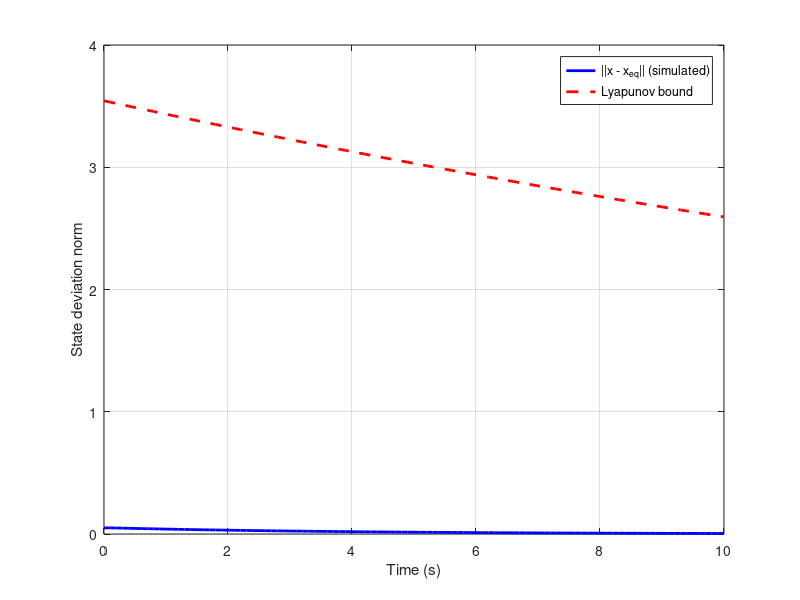
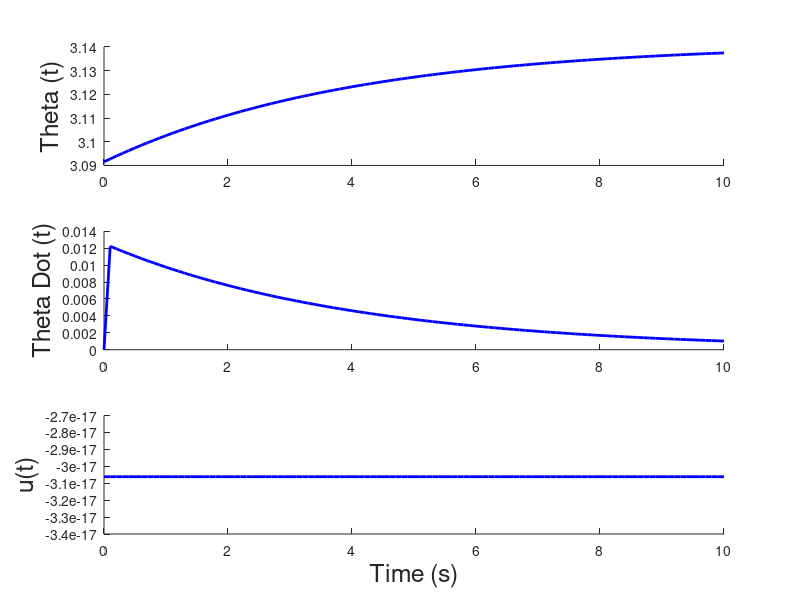

Recreate these plots in MATLAB, in order.
function nonlinear_sim()
    %% Initialize the simulation variables
    t0 = 0; % initial time
    dt = 0.1; % time step
    tf = 10.0; % final time
        
    % Set the control input functions
    % From 2.3d, T(t) = b*theta_dot - mgl*sin(t)
    g = 9.8;
    m = 1/9.8;
    l = 0.25;
    b = 1;
    u = @(t, x) b*0 - m*g*l*sin(pi);  

    % Define the equilibrium states
    xeq = [pi; 0];
    ueq = b*0 - m*g*l*sin(pi);

    % Set the starting points
    x0 = [-0.05; 0] + xeq; % State associated with theta = pi - 0.05, thetad = 0

    %% Simulate and plot the system using ode
    % Simulate the system
    [tvec, xvec] = matlabOde45(x0, t0, dt, tf, u);
    uvec = getControlVector(tvec, xvec, u);

    % Compute Lyapunov-based bound (using linearized system results)
    % Define P (from solving Lyapunov equation for A,B around equilibrium)
    A = [0, 1; -g/2, -b/(m*l^2)];
    Q = eye(2);
    P = lyap(A', Q);

    Pvals = eig(P);
    Qvals = eig(Q);
    Pmin = min(Pvals);
    mu = -min(Qvals)/max(Pvals);    
    xeq = [pi; 0];

    % Compute initial Lyapunov function
    delta_x0 = x0 - xeq;
    V0 = delta_x0' * P * delta_x0;

    % Minimum eigenvalue of P
    Pmin = min(eig(P));

    % Compute bound
    convergence_bound = (1/Pmin) * V0 * exp(mu * (tvec - t0));
    bound_on_norm = sqrt(convergence_bound);

    %% Plot actual deviation norm vs. bound
    delta_xvec = xvec - xeq;
    delta_norm = sqrt(sum(delta_xvec.^2,1));

    figure;
    plot(tvec, delta_norm, 'b', 'LineWidth', 2); hold on;
    plot(tvec, bound_on_norm, 'r--', 'LineWidth', 2);
    legend('||x - x_{eq}|| (simulated)', 'Lyapunov bound');
    xlabel('Time (s)'); ylabel('State deviation norm');
    grid on;



    % Plot the resulting states
    figure;
    plotResults(tvec, xvec, uvec, 'b');
end

function u_vec = getControlVector(tvec, xvec, u)
%getControlVector calculate the control vector over the specified time
%interval and state
%
% Inputs:
%   tvec: 1xm vector of time inputs
%   xvec: nxm matrix of states
%   u: function handle that takes time and state as inputs and outputs
%   the control input

    len = size(tvec, 2);
    u_vec = zeros(1, len);
    for k = 1:len
        u_vec(:,k) = u(tvec(k), xvec(:,k));
    end

end

function [tvec, xvec] = matlabOde45(x0, t0, dt, tf, u)
    %MatlabOde45 uses ODE 45 to simulate the state starting at x0 from time
    % t0 to tf
    %
    % Inputs:
    %   x0: nx1 initial state
    %   t0: scalar - initial time
    %   dt: scalar - time increment
    %   tf: scalar - final time
    %   u: function handle that takes time and state as inputs and outputs
    %   the control input
    %
    % Outputs:
    %   tvec: 1xm vector of times associated with the states
    %   xvec: nxm matrix of states where each column is a state at the
    %   associated time in tvec
    
    % Initialize the time
    t = t0:dt:tf;
    
    % Simulate the linear output
    [tvec, xvec] = ode45(@(t,x) nonlinear_xdot(x,u(t,x)), t, x0);
    
    % Transpose the outputs to get in the correct form
    tvec = tvec';
    xvec = xvec';    
end

function xdot = nonlinear_xdot(x, u)
    % Calculates the state dynamics using the 

    % Define the variables
    g = 9.8;
    m = 1/9.8;
    l = 0.25;
    b = 1;   
    
    % Pull out states
    theta = x(1);
    theta_dot = x(2);

    % Calculate theta double dot
    theta_ddot = g/l * sin(theta) - b/(m*l^2) * theta_dot + u/(m*l^2);

    % Build and transpose xdot
    xdot = [theta_dot, theta_ddot]';

end

function plotResults(tvec, xvec, uvec, color)

    % Plot variables
    fontsize = 18;
    linewidth = 2;
    
    % Plot the resulting states
    subplot(3,1,1); hold on;
    plot(tvec, xvec(1,:), color, 'linewidth', linewidth);
    ylabel('Theta (t)', 'fontsize', fontsize);
    
    subplot(3,1,2); hold on;
    plot(tvec, xvec(2,:), color, 'linewidth', linewidth);
    ylabel('Theta Dot (t)', 'fontsize', fontsize);
    
    subplot(3,1,3); hold on;
    plot(tvec, uvec, color, 'linewidth', linewidth);
    ylabel('u(t)', 'fontsize', fontsize);
    xlabel('Time (s)', 'fontsize', fontsize);
end

